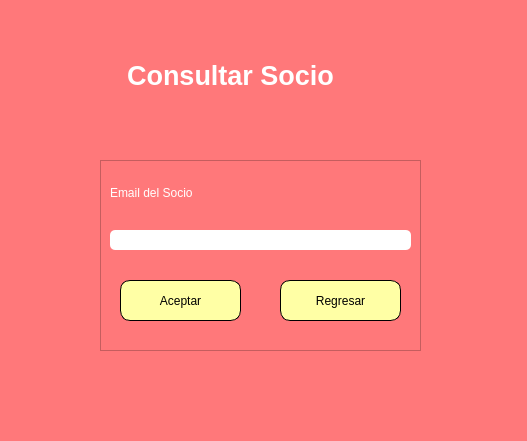
<?xml version="1.0" encoding="UTF-8"?>
<ui version="4.0">
 <class>MainWindow</class>
 <widget class="QMainWindow" name="MainWindow">
  <property name="geometry">
   <rect>
    <x>0</x>
    <y>0</y>
    <width>527</width>
    <height>441</height>
   </rect>
  </property>
  <property name="windowTitle">
   <string>MainWindow</string>
  </property>
  <property name="styleSheet">
   <string notr="true">background-color: rgb(255, 120, 122);</string>
  </property>
  <widget class="QWidget" name="centralwidget">
   <widget class="QLabel" name="label">
    <property name="geometry">
     <rect>
      <x>0</x>
      <y>0</y>
      <width>461</width>
      <height>151</height>
     </rect>
    </property>
    <property name="font">
     <font>
      <pointsize>16</pointsize>
      <italic>false</italic>
     </font>
    </property>
    <property name="toolTip">
     <string>&lt;html&gt;&lt;head/&gt;&lt;body&gt;&lt;p&gt;&lt;br/&gt;&lt;/p&gt;&lt;/body&gt;&lt;/html&gt;</string>
    </property>
    <property name="text">
     <string>&lt;html&gt;&lt;head/&gt;&lt;body&gt;&lt;p align=&quot;center&quot;&gt;&lt;span style=&quot; font-size:20pt; font-weight:600; color:#ffffff;&quot;&gt;Consultar Socio&lt;/span&gt;&lt;/p&gt;&lt;/body&gt;&lt;/html&gt;</string>
    </property>
   </widget>
   <widget class="QFrame" name="frame">
    <property name="geometry">
     <rect>
      <x>100</x>
      <y>160</y>
      <width>321</width>
      <height>191</height>
     </rect>
    </property>
    <property name="frameShape">
     <enum>QFrame::StyledPanel</enum>
    </property>
    <property name="frameShadow">
     <enum>QFrame::Raised</enum>
    </property>
    <widget class="QLabel" name="EmailEdit">
     <property name="geometry">
      <rect>
       <x>10</x>
       <y>10</y>
       <width>301</width>
       <height>47</height>
      </rect>
     </property>
     <property name="styleSheet">
      <string notr="true">font: 11pt &quot;MS Shell Dlg 2&quot;;</string>
     </property>
     <property name="text">
      <string>&lt;html&gt;&lt;head/&gt;&lt;body&gt;&lt;p&gt;&lt;span style=&quot; color:#ffffff;&quot;&gt;Email del Socio&lt;/span&gt;&lt;/p&gt;&lt;/body&gt;&lt;/html&gt;</string>
     </property>
    </widget>
    <widget class="QLineEdit" name="emailEdit">
     <property name="geometry">
      <rect>
       <x>10</x>
       <y>70</y>
       <width>301</width>
       <height>20</height>
      </rect>
     </property>
     <property name="styleSheet">
      <string notr="true">background-color: rgb(255, 255, 255);
border-radius:5px;</string>
     </property>
     <property name="placeholderText">
      <string/>
     </property>
    </widget>
    <widget class="QPushButton" name="aceptarBoton">
     <property name="geometry">
      <rect>
       <x>20</x>
       <y>120</y>
       <width>121</width>
       <height>41</height>
      </rect>
     </property>
     <property name="toolTip">
      <string>&lt;html&gt;&lt;head/&gt;&lt;body&gt;&lt;p&gt;&lt;span style=&quot; color:#ffffff;&quot;&gt;Login&lt;/span&gt;&lt;/p&gt;&lt;/body&gt;&lt;/html&gt;</string>
     </property>
     <property name="styleSheet">
      <string notr="true">font: 11pt &quot;MS Shell Dlg 2&quot;;
background-color: rgb(255, 255, 165);
border-radius:10px;
border: 1px solid black;</string>
     </property>
     <property name="text">
      <string>Aceptar</string>
     </property>
    </widget>
    <widget class="QPushButton" name="regresarBoton">
     <property name="geometry">
      <rect>
       <x>180</x>
       <y>120</y>
       <width>121</width>
       <height>41</height>
      </rect>
     </property>
     <property name="toolTip">
      <string>&lt;html&gt;&lt;head/&gt;&lt;body&gt;&lt;p&gt;&lt;span style=&quot; color:#ffffff;&quot;&gt;Login&lt;/span&gt;&lt;/p&gt;&lt;/body&gt;&lt;/html&gt;</string>
     </property>
     <property name="styleSheet">
      <string notr="true">font: 11pt &quot;MS Shell Dlg 2&quot;;
background-color: rgb(255, 255, 165);
border-radius:10px;
border: 1px solid black;</string>
     </property>
     <property name="text">
      <string>Regresar</string>
     </property>
    </widget>
   </widget>
   <widget class="QLabel" name="label_2">
    <property name="geometry">
     <rect>
      <x>380</x>
      <y>40</y>
      <width>91</width>
      <height>81</height>
     </rect>
    </property>
    <property name="text">
     <string/>
    </property>
    <property name="pixmap">
     <pixmap>../imagenes/lupaImagen.png</pixmap>
    </property>
    <property name="scaledContents">
     <bool>true</bool>
    </property>
   </widget>
  </widget>
 </widget>
 <resources/>
 <connections/>
</ui>
